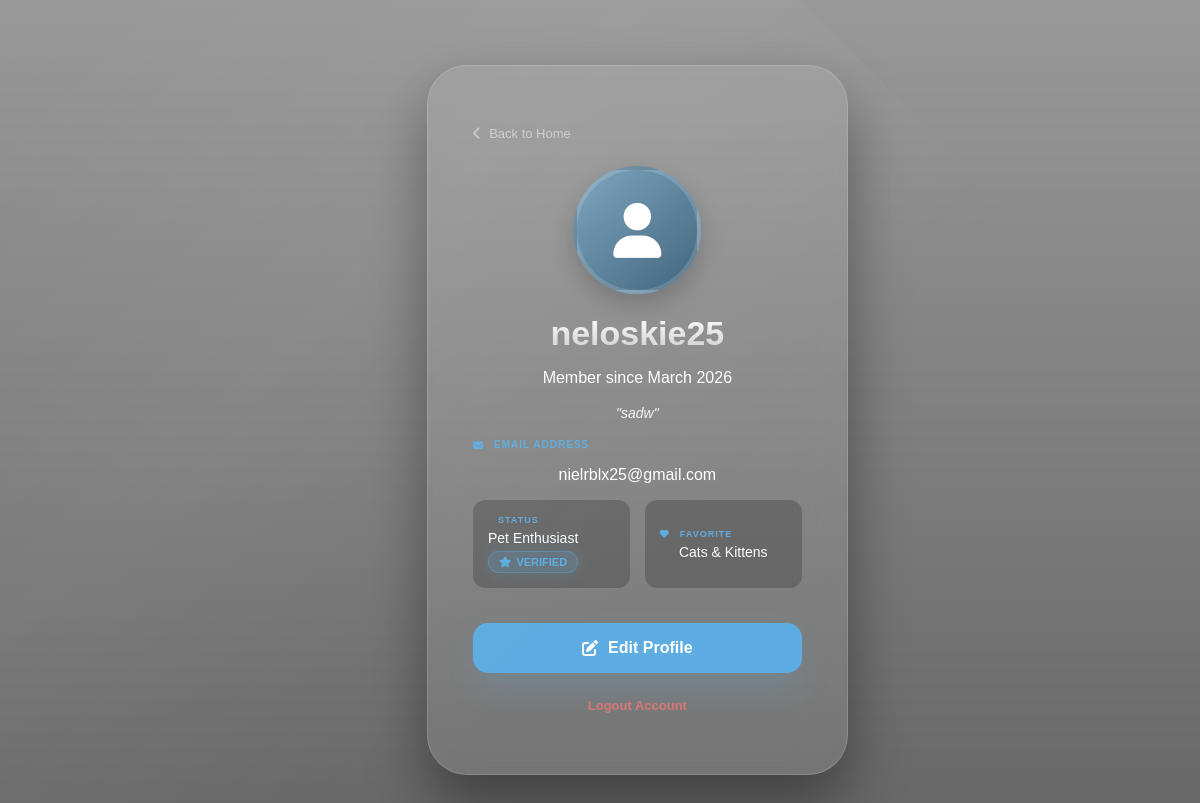
The app's page /profile.php (signed in) with its own data.
### tables this page shows
CREATE TABLE `users` (
  `id` int(11) NOT NULL,
  `username` varchar(50) NOT NULL,
  `email` varchar(100) NOT NULL,
  `password` varchar(255) NOT NULL,
  `created_at` timestamp NOT NULL DEFAULT current_timestamp(),
  `phone` varchar(20) DEFAULT NULL,
  `github_username` varchar(100) DEFAULT NULL,
  `favorite_category` varchar(100) DEFAULT 'Dogs & Puppies',
  `bio` text DEFAULT NULL
);

### profile.php (called while the page is built, shortened)
<?php
include('db.php');
$user = $_SESSION['username'];
$query = "SELECT * FROM users WHERE username = '$user'";
$result = mysqli_query($conn, $query);
$userData = mysqli_fetch_assoc($result);
include('profile-design.php');
?>

### profile-design.php (the view, shortened to what this page needs)
<!DOCTYPE html>
<html lang="en">
<head>
    <link rel="stylesheet" href="homepage.css">
    <link rel="stylesheet" href="https://cdnjs.cloudflare.com/ajax/libs/font-awesome/6.0.0/css/all.min.css">
</head>
<body class="profile-page">
    <div class="profile-container">
        <div class="profile-card">
            <a href="index.php" class="back-btn">
                <i class="fa fa-chevron-left"></i> Back to Home
            </a>
            <div class="profile-header">
                <div class="user-avatar">
                    <i class="fa fa-user"></i>
                </div>
                <h1><?php echo htmlspecialchars($userData['username']); ?></h1>
                <p class="member-since">Member since <?php echo date('F Y', strtotime($userData['created_at'])); ?></p>
            </div>
<div class="bio-section">
    <p>"<?php echo htmlspecialchars($userData['bio'] ?: 'No bio yet. Click edit to add one!'); ?>"</p>
</div>
        <div class="profile-details">
    <div class="detail-group">
        <label><i class="fa fa-envelope"></i> Email Address</label>
        <p><?php echo htmlspecialchars($userData['email']); ?></p>
    </div>
    <div class="detail-row">
        <div class="detail-group small">
            <label><i class="fa fa-shield-cat"></i> Status</label>
            <div class="status-container">
                <p>Pet Enthusiast</p>
                <span class="status-badge"><i class="fa fa-star"></i> Verified</span>
            </div>
        </div>
      <div class="detail-group small">
    <label><i class="fa fa-heart"></i> Favorite</label>
    <p><?php echo htmlspecialchars($userData['favorite_category'] ?? 'None'); ?></p>
</div>
    </div>
</div>
            <div class="profile-actions">
                <a href="edit-profile.php" class="edit-link">
                    <i class="fa fa-edit"></i> Edit Profile
                </a>
                <a href="logout.php" class="logout-button">Logout Account</a>
            </div>
        </div>
    </div>
</body>
</html>

### homepage.css (style rules this page uses)
html { scroll-behavior: smooth; }
:root { --main-blue: #5dade2; --dark-navy: #1b4f72; --light-bg: #f4f9fc; --sidebar-dark: #2c3e50; --white: #ffffff; --text-muted: #bdc3c7; }
body { margin: 0; padding: 0; font-family: 'Segoe UI', Tahoma, Geneva, Verdana, sans-serif; background-color: var(--light-bg); overflow-x: hidden; }
.profile-page { background: linear-gradient(rgba(0, 0, 0, 0.4), rgba(0, 0, 0, 0.6)), url('images/bbnner.jpg') no-repeat center center fixed; background-size: cover; display: flex; justify-content: center; align-items: center; min-height: 100vh; padding: 20px; font-family: 'Poppins', sans-serif; }
.profile-card { background: rgba(255, 255, 255, 0.08) !important; backdrop-filter: blur(25px) saturate(160%); -webkit-backdrop-filter: blur(25px) saturate(160%); border: 1px solid rgba(255, 255, 255, 0.15); width: 95%; max-width: 450px; padding: 60px 45px; border-radius: 40px; text-align: center; color: white; box-shadow: 0 30px 60px rgba(0, 0, 0, 0.4); transition: all 0.4s ease; }
.profile-card::before { content: ""; position: absolute; top: -50%; left: -150%; width: 200%; height: 200%; background: linear-gradient(to right, transparent, rgba(255,255,255,0.05), transparent); transform: rotate(45deg); transition: all 0.7s; }
.profile-header h1 { font-size: 38px; margin-top: 10px; }
.back-btn { display: flex; align-items: center; gap: 8px; color: rgba(255, 255, 255, 0.5); text-decoration: none; font-size: 13px; font-weight: 500; margin-bottom: 25px; transition: 0.3s; }
.user-avatar { width: 120px; height: 120px; border-radius: 50%; background: linear-gradient(135deg, rgba(93, 173, 226, 0.5), rgba(27, 79, 114, 0.7)); display: flex; align-items: center; justify-content: center; margin: 0 auto 20px; border: 4px solid rgba(255, 255, 255, 0.15); font-size: 55px; color: white; box-shadow: 0 10px 25px rgba(0,0,0,0.2); }
.profile-header h1 { font-size: 34px; font-weight: 800; margin-bottom: 5px; background: linear-gradient(to bottom, #fff, #ccc); -webkit-background-clip: text; -webkit-text-fill-color: transparent; }
.status-container { display: flex; flex-direction: column; align-items: flex-start; gap: 5px; width: 100%; }
.status-badge { background: rgba(93, 173, 226, 0.2); color: #5dade2; font-size: 11px; font-weight: 800; text-transform: uppercase; padding: 4px 10px; border-radius: 50px; border: 1px solid rgba(93, 173, 226, 0.4); display: flex; align-self: flex-start; width: fit-content; gap: 5px; box-shadow: 0 0 15px rgba(93, 173, 226, 0.2); animation: pulse-glow 2s infinite; }
.detail-row { display: flex; gap: 15px; margin-top: 15px; width: 100%; }
.detail-group.small { flex: 1; margin: 0; padding: 15px; background: rgba(0, 0, 0, 0.2); border-radius: 12px; display: flex; flex-direction: column; justify-content: center; }
.detail-group.small p { font-size: 14px; margin: 0; }
.detail-group.small label { font-size: 9px; margin-bottom: 5px; }
.detail-group i { transition: 0.3s; }
.detail-group label { display: flex; align-items: center; gap: 10px; font-size: 10px; text-transform: uppercase; color: #5dade2; font-weight: 800; letter-spacing: 1px; margin-bottom: 8px; }
.edit-link { display: flex; align-items: center; justify-content: center; gap: 10px; background: #5dade2; color: white; padding: 16px; border-radius: 15px; text-decoration: none; font-weight: 700; margin-top: 35px; transition: 0.4s cubic-bezier(0.175, 0.885, 0.32, 1.275); box-shadow: 0 15px 30px rgba(93, 173, 226, 0.2); }
.logout-button { display: inline-block; margin-top: 25px; color: #ff7675; text-decoration: none; font-weight: 600; font-size: 13px; opacity: 0.7; transition: 0.3s; }
.bio-section { margin: 15px 0; font-style: italic; opacity: 0.9; font-size: 14px; line-height: 1.5; padding: 0 20px; }

### records on screen
users: username "neloskie25", created_at "March 2026", bio "sadw", email "nielrblx25@gmail.com", favorite_category "Cats & Kittens"
